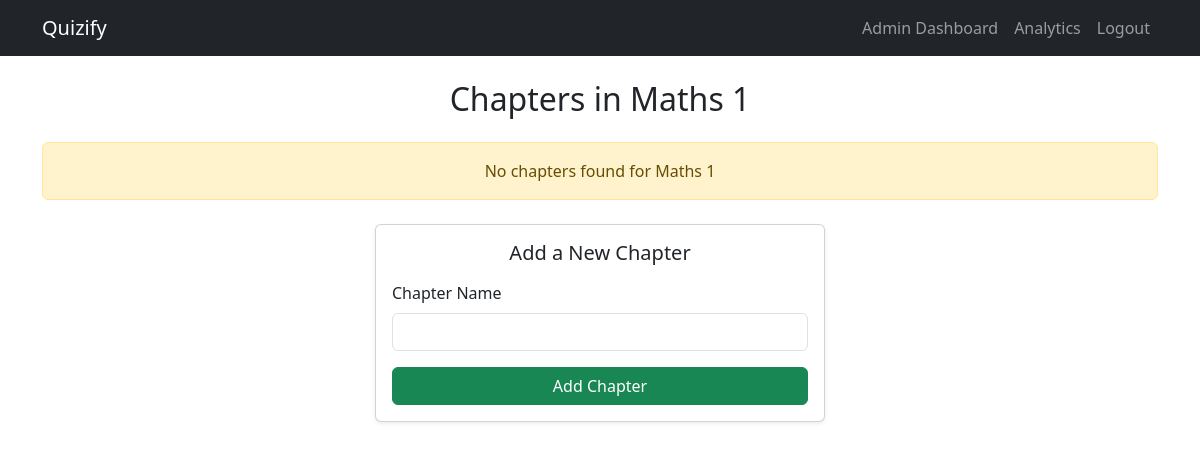
The app's page /admin/get_chapters?subject_id=1 (signed in), older data.
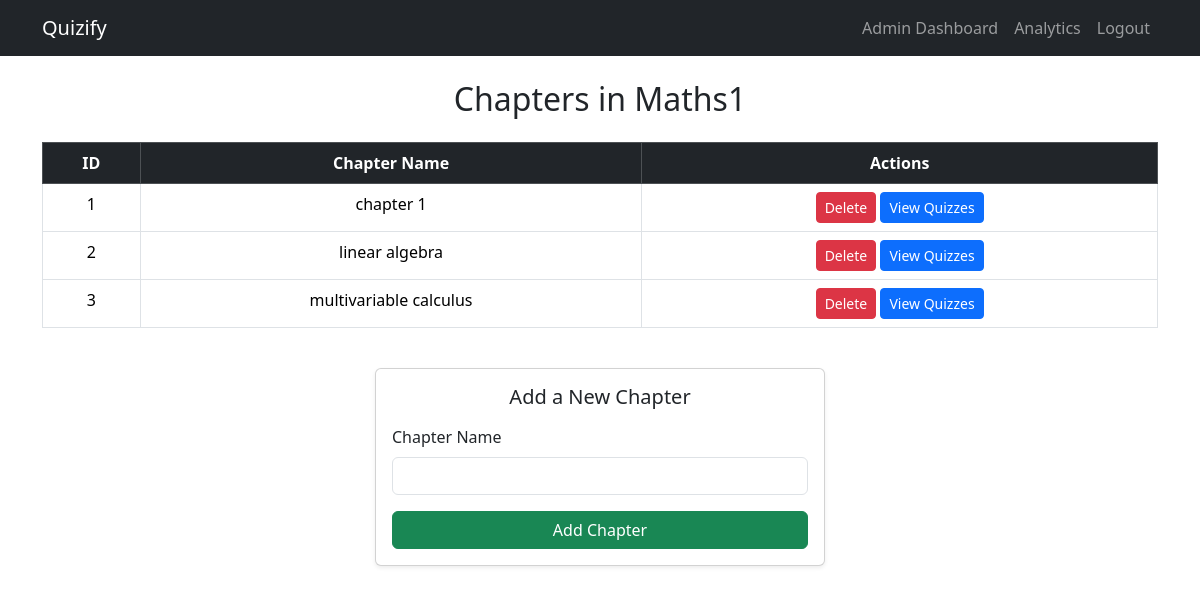
The same page, newer data.
### models.py (models this page shows)
class Subject(db.Model):
    __tablename__ = 'subjects'
    subject_id = db.Column(db.Integer, primary_key=True)
    subject_name = db.Column(db.String(20), nullable=False)
    degree_id = db.Column(db.Integer, db.ForeignKey('degree_level.degree_id'))
    degree = db.relationship('Degree_level', backref=db.backref('subjects', lazy=True))
    chapters = db.relationship('Chapter', backref=db.backref('subject', lazy=True))

class Chapter(db.Model):
    __tablename__ = 'chapters'
    chapter_id = db.Column(db.Integer, primary_key=True)
    chapter_name = db.Column(db.String(20), nullable=False)
    subject_id = db.Column(db.Integer, db.ForeignKey('subjects.subject_id'))
    quizzes = db.relationship('Quiz', backref=db.backref('chapter', lazy=True))

### controllers/admin.py (the view)
@admin.route('/get_chapters', methods=['GET', 'POST'])
@admin_required
def get_chapters():
    subject_id = request.args.get('subject_id') if request.method == 'GET' else request.form.get('subject_id')
    current_subject = Subject.query.filter_by(subject_id=subject_id).first()
    chapters = Chapter.query.filter_by(subject_id=subject_id).all() or []
    return render_template('admin/view_chapters.html', chapters=chapters, current_subject=current_subject)

### controllers/admin.py (called while the page is built)
def admin_required(f):
    @wraps(f)
    def decorated_function(*args, **kwargs):
        if 'user_id' not in session:
            flash('Please log in first.', 'error')
            return redirect(url_for('auth.login'))
        user = User.query.get(session['user_id'])
        if not user or not user.is_admin:
            flash('Admin access required.', 'error')
            return redirect(url_for('auth.login'))
        return f(*args, **kwargs)
    return decorated_function

### templates/admin/view_chapters.html (shortened to what this page needs)
{% extends 'base.html' %}
{% block content %}
<div class="container my-4">
    <h2 class="mb-4 text-center">Chapters in {{ current_subject.subject_name }}</h2>
    {% if chapters %}
    <div class="table-responsive">
        <table class="table table-bordered table-hover text-center">
            <thead class="table-dark">
                <tr>
                    <th>ID</th>
                    <th>Chapter Name</th>
                    <th>Actions</th>
                </tr>
            </thead>
            <tbody>
                {% for chapter in chapters %}
                <tr>
                    <td>{{ chapter.chapter_id }}</td>
                    <td>{{ chapter.chapter_name }}</td>
                    <td>
                        <form method="POST" action="/admin/delete_chapter" class="d-inline">
                            <button type="submit" class="btn btn-danger btn-sm">
                                Delete</button>
                        </form>
                        <form method="POST" action="{{ url_for('admin.get_quizzes')}}" class="d-inline">
                            <button type="submit" class="btn btn-primary btn-sm"> View
                                Quizzes</button>
                        </form>
                    </td>
                </tr>
                {% endfor %}
            </tbody>
        </table>
    </div>
    {% else %}
    <div class="alert alert-warning text-center">No chapters found for {{ current_subject.subject_name }}</div>
    {% endif %}
    <div class="card shadow-sm p-3 mt-4 mx-auto" style="max-width: 450px;">
        <h5 class="card-title mb-3 text-center">Add a New Chapter</h5>
        <form method="POST" action="/admin/add_chapter">
            <div class="mb-3">
                <label for="chapter_name" class="form-label">Chapter Name</label>
                <input type="text" name="chapter_name" id="chapter_name" class="form-control" required>
            </div>
            <div class="d-grid">
                <button type="submit" class="btn btn-success"> Add Chapter</button>
            </div>
        </form>
    </div>
</div>
{% endblock %}

Row changes from the older to the newer data that the page shows:
changed Subject: subject_name "Maths 1" → "Maths1"; subject_name "Maths 1" → (not shown)
added Chapter: chapter_id "1", chapter_name "chapter 1"
added Chapter: chapter_id "2", chapter_name "linear algebra"
added Chapter: chapter_id "3", chapter_name "multivariable calculus"
Text that changed along with them:
text no longer shown: "No chapters found for"
text now shown: "ID Chapter Name Actions"
